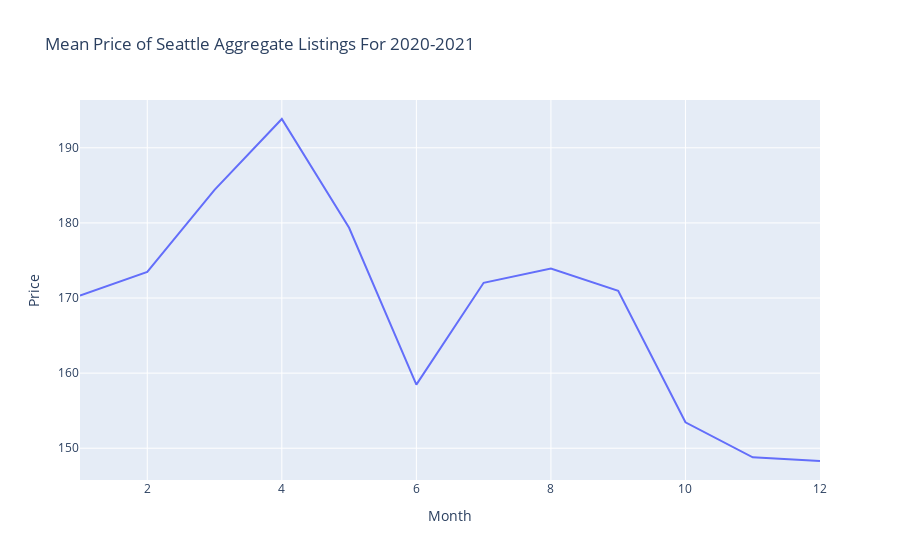

Here is the notebook cell this chart was saved with:
### Code cell
traces = []
traces.append(Scatter({
         'x' : seattle_each_month['month'],
         'y' : seattle_each_month['price_int'],
         'name' : 'Average Price For That Month',
         'mode' : 'lines'}))
layout = {'title' : 'Mean Price of Seattle Aggregate Listings For 2020-2021',
         'xaxis' : {'title' : 'Month'},
         'yaxis' : {'title' : 'Price'}}
fig = Figure(data = traces, layout = layout)
pyo.iplot(fig)

### Figure 1 — Plotly figure (JSON) as saved in the notebook; plotly's stock layout.template omitted (floating-point values rounded to 4 significant figures)
{"data": [{"mode": "lines", "name": "Average Price For That Month", "type": "scatter", "x": [1, 2, 3, 4, 5, 6, 7, 8, 9, 10, 11, 12], "y": [170.3, 173.5, 184.4, 193.8, 179.3, 158.5, 172.0, 173.9, 171.0, 153.4, 148.8, 148.3]}], "layout": {"title": {"text": "Mean Price of Seattle Aggregate Listings For 2020-2021"}, "xaxis": {"title": {"text": "Month"}}, "yaxis": {"title": {"text": "Price"}}}}
